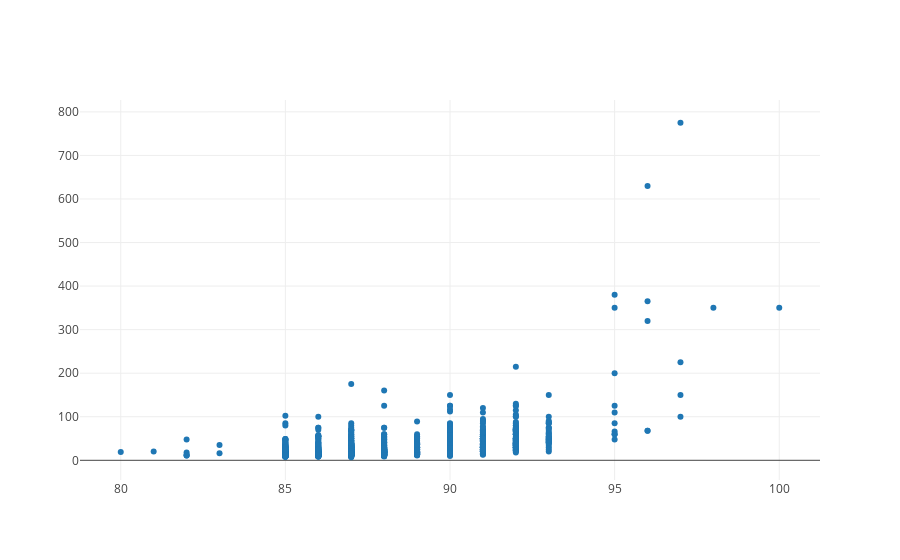

Notebook cell for this chart:
### Code cell
iplot([plotly.Scatter(x=wine.head(1000)['points'], y=wine.head(1000)['price'], mode='markers')])

### Figure 1 — Plotly figure (JSON) as saved in the notebook; plotly's stock layout.template omitted (floating-point values rounded to 4 significant figures; data arrays with more than 128 entries replaced by an {"elided": "..."} marker saying what was removed)
{"data": [{"mode": "markers", "type": "scatter", "x": {"elided": "1000 int values"}, "y": {"elided": "1000 int values"}}], "layout": {}}
